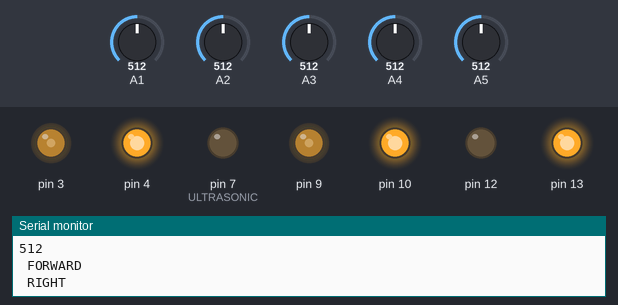
A sketch run on a simulated Arduino Uno, built with avr-gcc and run on an emulated ATmega328P. Parts: output pins drawn as LEDs (lit = HIGH), the last lines printed to the serial monitor. Inputs (shaded band) come from the test bench; at power-on: A1 = 512, A5 = 512, A2 = 512, A3 = 512, A4 = 512.

Above: at 3.7 s.
3.8 s: A1 set to 390
At 6.8 s:
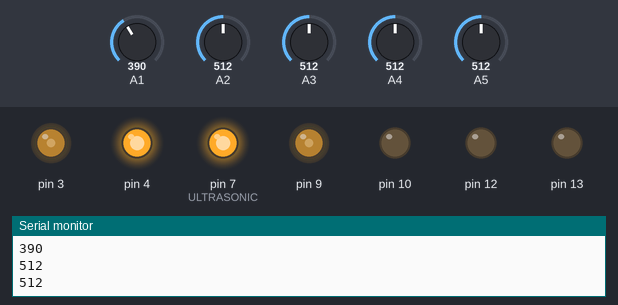
7.6 s: A1 set to 410
At 10.1 s:
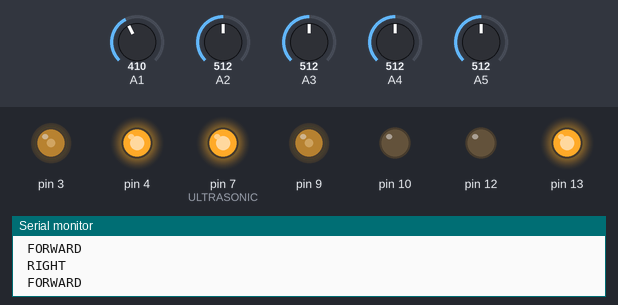
15.1 s: A5 set to 390
At 16.7 s:
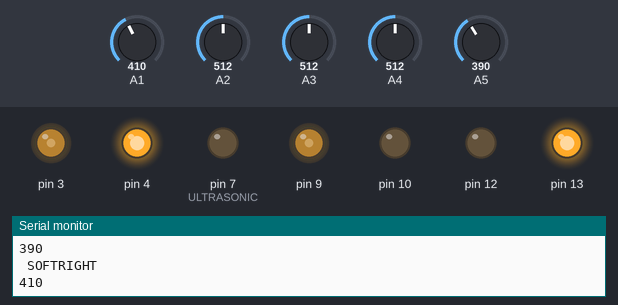
18.9 s: A5 set to 410
At 21.9 s:
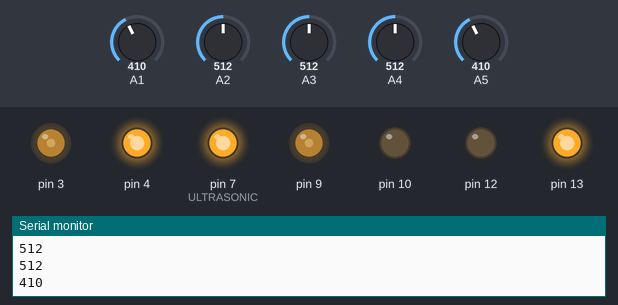
26.4 s: A5 set to 30
At 28.5 s:
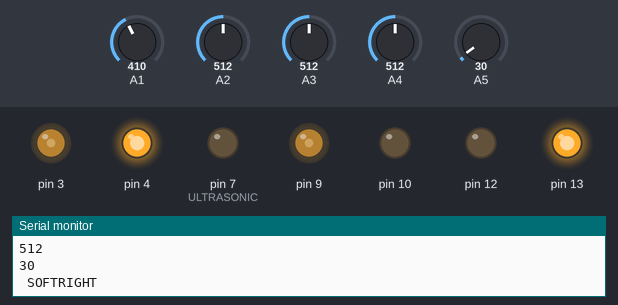
Timing chart, 0 to 30.0 s (numbered marks = the images above; inputs shaded):
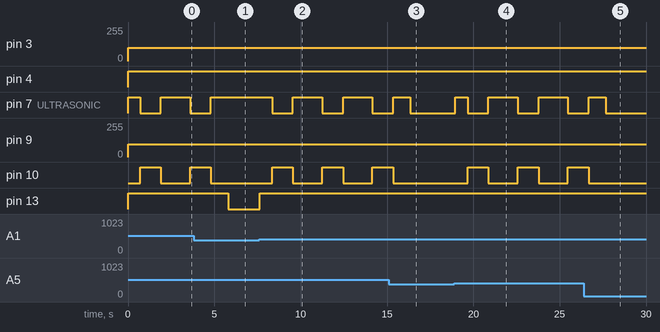

The sketch:

COEP.ino
```cpp
//const int trigpin=11;
//const int echopin=5;
//long duration;
//int distance;
void setup()
{


  pinMode(13, OUTPUT);
  pinMode(12, OUTPUT);
  pinMode(7, OUTPUT);                 //ULTRASONIC
  pinMode(10, OUTPUT);
  pinMode(4, OUTPUT);

  pinMode(3, OUTPUT);
  pinMode(9, OUTPUT);

  pinMode(A1, INPUT);
  pinMode(A2, INPUT);
  pinMode(A3, INPUT);
  pinMode(A4, INPUT);
  pinMode(A5, INPUT);
  Serial.begin(9600);
//  pinMode(trigpin,OUTPUT);
//  pinMode(echopin,INPUT);

}
void goforward()
 {

  digitalWrite(13, HIGH);    //rightmotorfd
  digitalWrite(12, LOW);
  digitalWrite(7, HIGH);     //leftmotorfd
  digitalWrite(10, LOW);
  Serial.println("\n FORWARD");
}

  void gobackward()
{

  digitalWrite(13, LOW);    //rightmotorfd
  digitalWrite(12, HIGH);
  digitalWrite(7, LOW);     //leftmotorfd
  digitalWrite(10, HIGH);
  Serial.println("\n BACKWAED");
}

void right()
{

  digitalWrite(13, HIGH);    //rightmotorfd
  digitalWrite(12, LOW);
  digitalWrite(7, LOW);     //leftmotorfd
  digitalWrite(10, HIGH);
  Serial.println("\n RIGHT");
}
void left()
{

  digitalWrite(13, LOW);    //rightmotorfd
  digitalWrite(12, HIGH);
  digitalWrite(7, HIGH);     //leftmotorfd
  digitalWrite(10, LOW);
  Serial.println("\n LEFT");
}
void stopmotor()
{
  digitalWrite(13, LOW);
  digitalWrite(12, LOW);
  digitalWrite(7, LOW);
  digitalWrite(10, LOW);
  Serial.println("\n STOP");
}
void softright()
{

  digitalWrite(13, HIGH);    //rightmotorfd
  digitalWrite(12, LOW);
  digitalWrite(7, LOW);     //leftmotorfd
  digitalWrite(10, LOW);
  Serial.println("\n SOFTRIGHT");
}
void softleft()
{

  digitalWrite(13, LOW);    //rightmotorfd
  digitalWrite(12, LOW);
  digitalWrite(7, HIGH);     //leftmotorfd
  digitalWrite(10, LOW);
  Serial.println("\n SOFT_LEFT");
}

void loop()
{

//digitalWrite(trigpin,HIGH);
//delay(10);
//digitalWrite(trigpin,LOW);
//duration=pulseIn(echopin,HIGH);
//distance=duration*0.034/2;
//Serial.print("DISTANCE");
//Serial.println(distance);


  digitalWrite(4, HIGH); //L2107

  analogWrite(3,100);
  analogWrite(9,95);


  int val1, val2, val3, val4, val5;
  val1 = analogRead(A1);
  val2 = analogRead(A2);
  val3 = analogRead(A3);
  val4 = analogRead(A4);
  val5 = analogRead(A5);
  Serial.println(val1);
  Serial.println(val2);
  Serial.println(val3);
  Serial.println(val4);
  Serial.println(val5);
  Serial.println("\n");

if (val1 > 400 && val2 < 400 && val3 < 400 && val4 < 400 && val5 > 400)            //1
  {
    goforward();
}
else if (val1 > 400 && val2 > 400 && val3 < 400 && val4 > 400 && val5 > 400)       //2
  {
    goforward();
}
else if (val1 > 400 && val2 < 400 && val3 < 400 && val4 > 400 && val5 > 400)       //3
  {
    goforward();
}
else if (val1 > 400 && val2 > 400 && val3 < 400 && val4 < 400 && val5 > 400)       //4
  {
    goforward();
}
else if (val1 < 400 && val2 < 400 && val3 < 400 && val4 < 400 && val5 < 400)       //5
  {
    left();
}
else if (val1 > 400 && val2 < 400 && val3 < 400 && val4 < 400 && val5 < 400)       //6
  {                   //changes
    right();
  delay(500);
}
else if (val1 > 400 && val2 > 400 && val3 < 400 && val4 < 400 && val5 < 400)       //6
  {
   softright();
   delay(300);

}
else if (val1 < 400 && val2 < 400 && val3 < 400 && val4 < 400 && val5 > 400)       //7
  {
    left();
}
else if (val1 < 400 && val2 < 400 && val3 < 400 && val4 > 400 && val5 > 400)       //7
  {
    left();
}
else if (val1 < 400 && val2 > 400 && val3 > 400 && val4 > 400 && val5 < 400)       //7
  {
    goforward();
}
else if (val1 > 400 && val2 > 400 && val3 > 400 && val4 > 400 && val5 > 400 )       //7
  {
    goforward();
    delay(700);
    right();
    delay(1200);
    goforward();
    delay(1000);
//    if(distance > 9)
//    {
//      softleft();
//    }
//    else
//    {
//      softright();
//    }
}
else if (val1 > 400 && val2 > 400 && val3 > 400 && val4 < 400 && val5 < 400)       //7
  {
    softright();

}
else if (val1 > 400 && val2 > 400 && val3 > 400 && val4 > 400 && val5 < 400)       //7
  {
    softright();
  }

else if (val1 < 400 && val2 < 400 && val3 < 400 && val4 < 400 && val5 < 400)       //7
  {
    softleft();
  }
  else if (val1 < 400 && val2 > 400 && val3 > 400 && val4 > 400 && val5 > 400)       //7
  {
    softleft();
  }

 else if (val1 < 400 && val2 < 400 && val3 > 400 && val4 > 400 && val5 > 400)       //7
  {
    softleft();
  }

 else if (val1 < 400 && val2 < 400 && val3 > 400 && val4 > 400 && val5 < 400)       //7
  {
    softleft();
  }
  else if (val1 < 400 && val2 > 400 && val3 < 400 && val4 < 400 && val5 > 400)       //7
  {
    left();
  }

else
{
  right();
}
}
```

Measured:
- after the input at 3.8 s, pin 7 (ULTRASONIC): goes on until 4.8 s, then stays HIGH; pin 10: goes on until 4.8 s, then stays LOW; pin 13: HIGH → LOW after 2.0 s
- after the input at 7.6 s, pin 7 (ULTRASONIC): alternates HIGH for 1.7 s and LOW for 1.2 s, starting after 0.75 s; pin 10: alternates HIGH for 1.2 s and LOW for 1.7 s, starting after 0.75 s; pin 13: LOW → HIGH at once
- after the input at 15.1 s, pin 10: goes on until 15.4 s, then stays LOW
- after the input at 18.9 s, pin 7 (ULTRASONIC): LOW → HIGH after 0.06 s, then repeats every 2.9 s: LOW 1.2 s, HIGH 1.7 s; pin 10: alternates HIGH for 1.2 s and LOW for 1.7 s, starting after 0.77 s
- after the input at 26.4 s, pin 10: goes on until 26.7 s, then stays LOW
